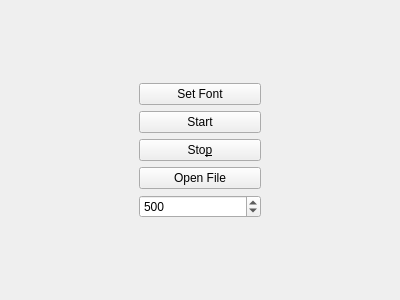
<?xml version="1.0" encoding="UTF-8"?>
<ui version="4.0">
 <class>Reader</class>
 <widget class="QWidget" name="Reader">
  <property name="geometry">
   <rect>
    <x>0</x>
    <y>0</y>
    <width>400</width>
    <height>300</height>
   </rect>
  </property>
  <property name="windowTitle">
   <string>Reader</string>
  </property>
  <layout class="QGridLayout" name="gridLayout">
   <item row="2" column="0" rowspan="5">
    <spacer name="horizontalSpacer_3">
     <property name="orientation">
      <enum>Qt::Horizontal</enum>
     </property>
     <property name="sizeHint" stdset="0">
      <size>
       <width>120</width>
       <height>20</height>
      </size>
     </property>
    </spacer>
   </item>
   <item row="8" column="0">
    <widget class="QLabel" name="label_2">
     <property name="text">
      <string/>
     </property>
    </widget>
   </item>
   <item row="1" column="1">
    <spacer name="verticalSpacer_3">
     <property name="orientation">
      <enum>Qt::Vertical</enum>
     </property>
     <property name="sizeHint" stdset="0">
      <size>
       <width>20</width>
       <height>79</height>
      </size>
     </property>
    </spacer>
   </item>
   <item row="5" column="1">
    <widget class="QPushButton" name="openFile">
     <property name="text">
      <string>Open File</string>
     </property>
    </widget>
   </item>
   <item row="8" column="1">
    <spacer name="horizontalSpacer_2">
     <property name="orientation">
      <enum>Qt::Horizontal</enum>
     </property>
     <property name="sizeHint" stdset="0">
      <size>
       <width>121</width>
       <height>20</height>
      </size>
     </property>
    </spacer>
   </item>
   <item row="6" column="1">
    <widget class="QSpinBox" name="setSpeed">
     <property name="toolTip">
      <string>Speed</string>
     </property>
     <property name="statusTip">
      <string>Speed</string>
     </property>
     <property name="maximum">
      <number>999</number>
     </property>
     <property name="value">
      <number>500</number>
     </property>
    </widget>
   </item>
   <item row="7" column="1">
    <spacer name="verticalSpacer_4">
     <property name="orientation">
      <enum>Qt::Vertical</enum>
     </property>
     <property name="sizeHint" stdset="0">
      <size>
       <width>20</width>
       <height>78</height>
      </size>
     </property>
    </spacer>
   </item>
   <item row="3" column="1">
    <widget class="QPushButton" name="start">
     <property name="text">
      <string>Start</string>
     </property>
    </widget>
   </item>
   <item row="8" column="2">
    <widget class="QLabel" name="label_4">
     <property name="text">
      <string/>
     </property>
    </widget>
   </item>
   <item row="0" column="0">
    <widget class="QLabel" name="label">
     <property name="text">
      <string/>
     </property>
    </widget>
   </item>
   <item row="0" column="2">
    <widget class="QLabel" name="label_3">
     <property name="text">
      <string/>
     </property>
    </widget>
   </item>
   <item row="0" column="1">
    <spacer name="horizontalSpacer">
     <property name="orientation">
      <enum>Qt::Horizontal</enum>
     </property>
     <property name="sizeHint" stdset="0">
      <size>
       <width>121</width>
       <height>20</height>
      </size>
     </property>
    </spacer>
   </item>
   <item row="2" column="1">
    <widget class="QPushButton" name="setFont">
     <property name="text">
      <string>Set Font</string>
     </property>
    </widget>
   </item>
   <item row="2" column="2" rowspan="5">
    <spacer name="horizontalSpacer_4">
     <property name="orientation">
      <enum>Qt::Horizontal</enum>
     </property>
     <property name="sizeHint" stdset="0">
      <size>
       <width>120</width>
       <height>20</height>
      </size>
     </property>
    </spacer>
   </item>
   <item row="4" column="1">
    <widget class="QPushButton" name="stop">
     <property name="text">
      <string>Sto&amp;p</string>
     </property>
    </widget>
   </item>
  </layout>
 </widget>
 <layoutdefault spacing="6" margin="11"/>
 <resources/>
 <connections/>
</ui>
